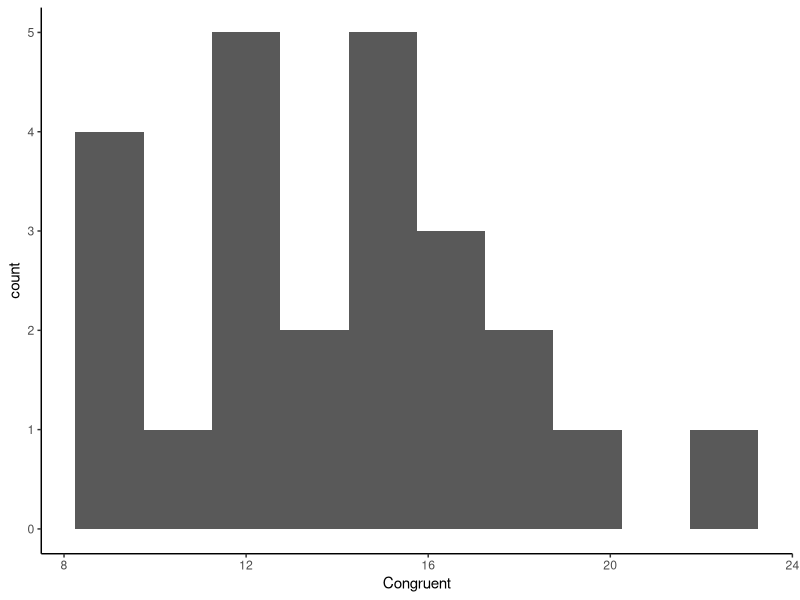
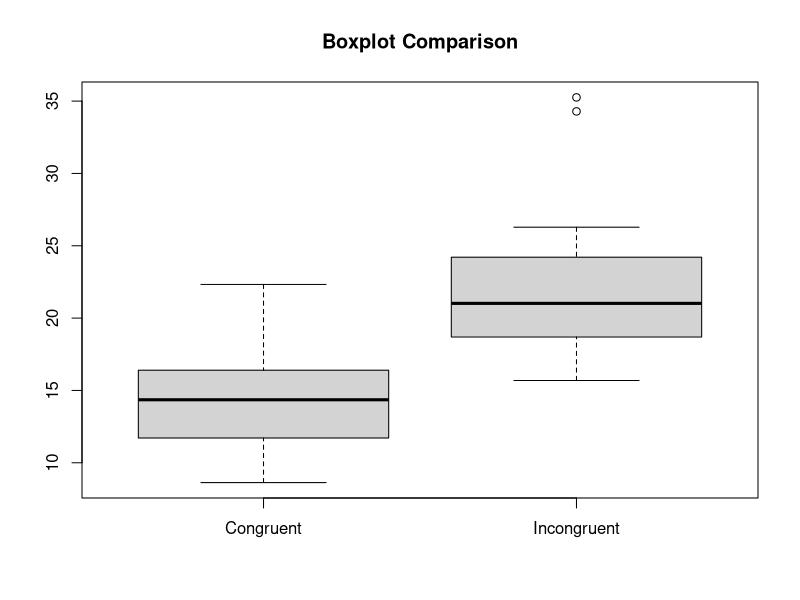
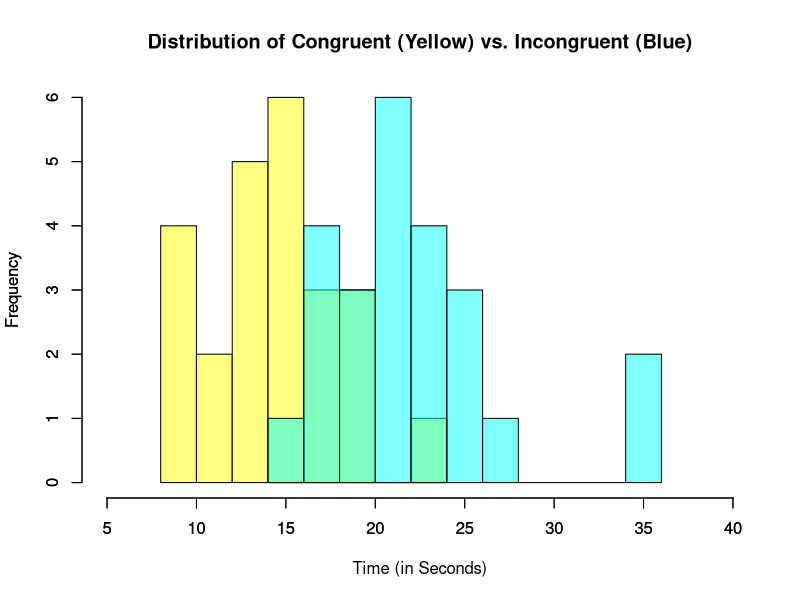
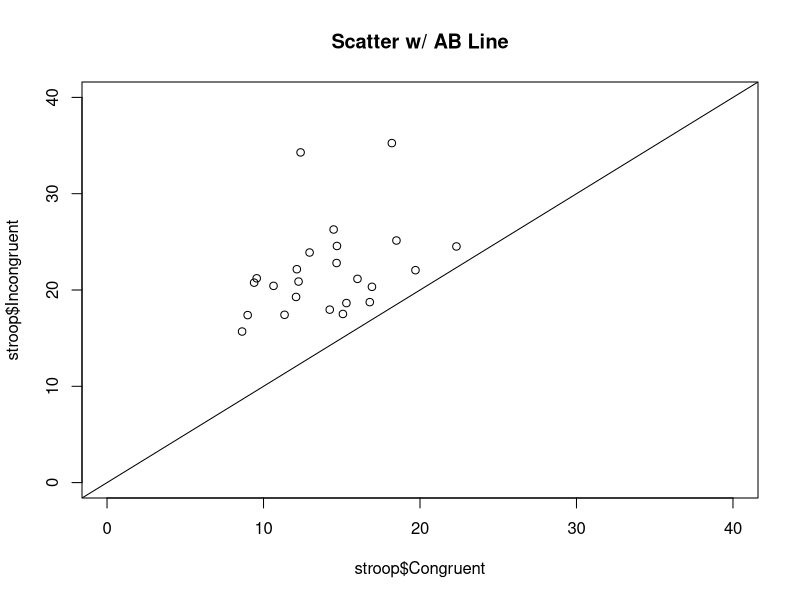

The R source for these figures, in order:
## ---- chunk 1
# import the stroop dataset 
stroop <- read.csv("stroopdata.csv", sep = ",")
# check the first few rows to make sure we have everything we need
head(stroop)
## ---- chunk 2
# Using a Paired Samples T-Test assumes a normal distribution, adding a simple histogram to verify:
# Result is a bit "chunky" but I think we can work with it
library(ggplot2)
ggplot(aes(x = Congruent), data = stroop) + 
  geom_histogram(binwidth = 1.5) + 
  theme_classic()
## ---- chunk 3
# running the basic summary will give us the mean and median (central tendency) 
# as well as the 1st and 3rd quartiles used to calculate the IQR (variability).  
summary(stroop)

# IQR
IQR(stroop$Congruent) 
#vs. 
IQR(stroop$Incongruent)

# a visualization of the box plot differences is probably helpful here:
boxplot(stroop$Congruent, 
        stroop$Incongruent, 
        names = c('Congruent', 'Incongruent'),
        main = "Boxplot Comparison")
## ---- chunk 4
# We have seen the Congruent distribution, as well as a box plot comparison.  
# I expect we will have a normal distribution for Incongruent as well with a 
# longer right tail based on the boxplot, but let's see! (also learning to graph together)
hist(stroop$Congruent, xlim = c(5,40), breaks = 7, col=rgb(1,1,0,0.5), 
     main = "Distribution of Congruent (Yellow) vs. Incongruent (Blue)", xlab = 'Time (in Seconds)')
par(new=TRUE)
hist(stroop$Incongruent, xlim = c(5,40), breaks = 7, col=rgb(0,1,1,0.5), main = "", xlab = "")

# Another plot that could be useful is a scatter plot with a 45 degree line:
plot(stroop$Congruent, stroop$Incongruent, main = "Scatter w/ AB Line", xlim = c(0,40), ylim = c(0,40))
abline(a=0, b=1)
## ---- chunk 5
# H0: Mean difference in time taken is 0:
t.test(stroop$Congruent, stroop$Incongruent, mu=0, alt="two.sided", paired = TRUE, conf.level = 0.99)
